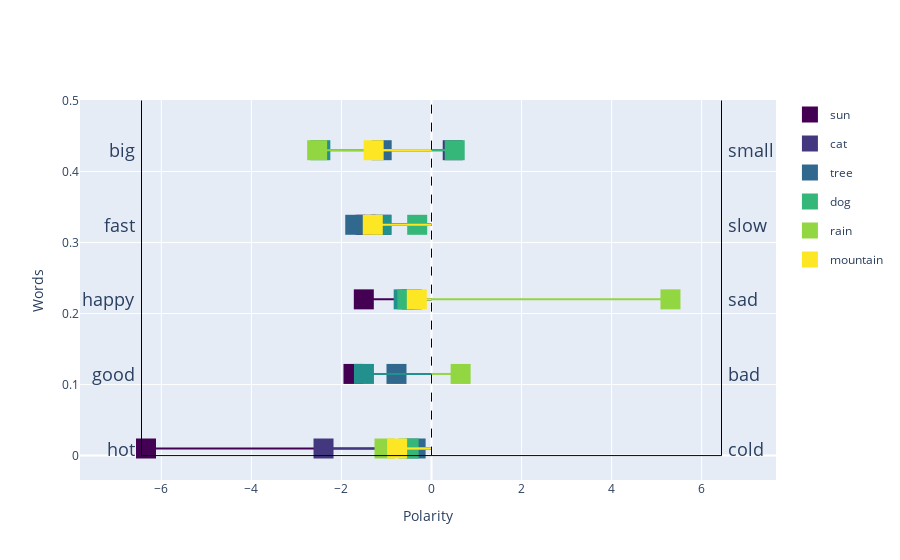
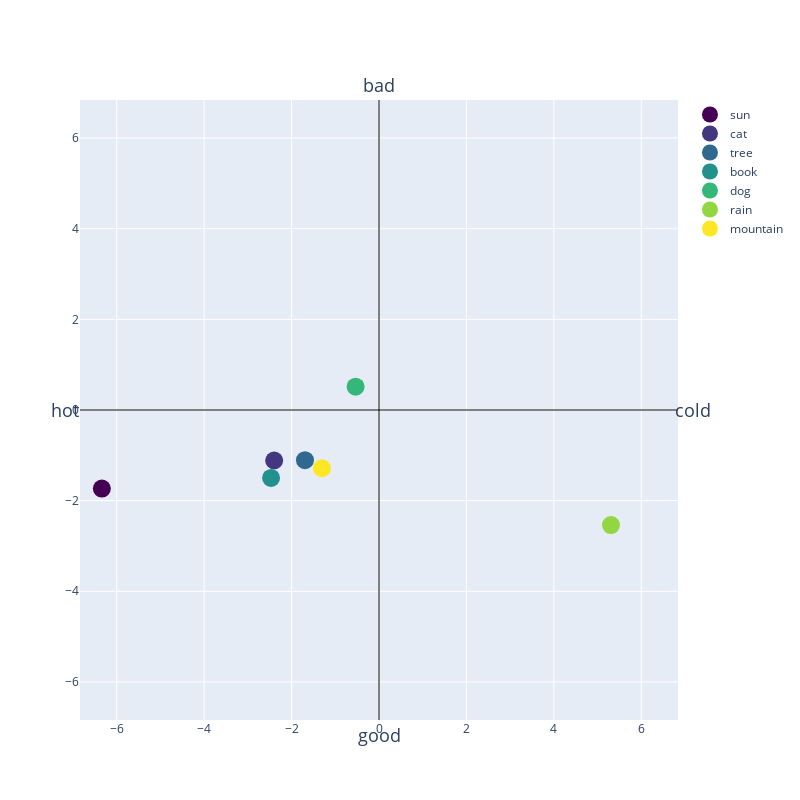
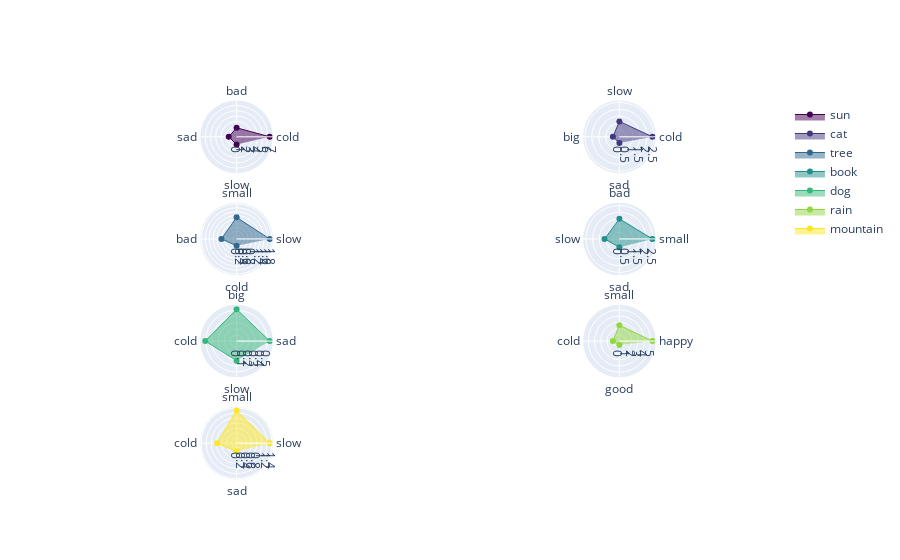

Notebook cell for these charts, in order:
### Code cell
plotter = PolarityPlotter() 
plotter.plot_word_polarity(words, polar_dimensions)
plotter.plot_word_polarity_2d(words, polar_dimensions)
plotter.plot_word_polarity_polar_fig(words, polar_dimensions)

### Figure 1 — Plotly figure (JSON) as saved in the notebook; plotly's stock layout.template omitted (floating-point values rounded to 4 significant figures)
{"data": [{"legendgroup": "sun", "marker": {"color": "rgb(68, 1, 84)", "size": 20, "symbol": "square"}, "mode": "markers", "name": "sun", "showlegend": true, "type": "scatter", "x": [-6.34], "y": [0.01]}, {"legendgroup": "sun", "line": {"color": "rgb(68, 1, 84)", "width": 2}, "mode": "lines", "showlegend": false, "type": "scatter", "x": [-6.34, 0], "y": [0.01, 0.01]}, {"legendgroup": "cat", "marker": {"color": "rgb(67, 56, 128)", "size": 20, "symbol": "square"}, "mode": "markers", "name": "cat", "showlegend": true, "type": "scatter", "x": [-2.398], "y": [0.01]}, {"legendgroup": "cat", "line": {"color": "rgb(67, 56, 128)", "width": 2}, "mode": "lines", "showlegend": false, "type": "scatter", "x": [-2.398, 0], "y": [0.01, 0.01]}, {"legendgroup": "tree", "marker": {"color": "rgb(49, 104, 142)", "size": 20, "symbol": "square"}, "mode": "markers", "name": "tree", "showlegend": true, "type": "scatter", "x": [-0.3525], "y": [0.01]}, {"legendgroup": "tree", "line": {"color": "rgb(49, 104, 142)", "width": 2}, "mode": "lines", "showlegend": false, "type": "scatter", "x": [-0.3525, 0], "y": [0.01, 0.01]}, {"legendgroup": "dog", "marker": {"color": "rgb(53, 183, 121)", "size": 20, "symbol": "square"}, "mode": "markers", "name": "dog", "showlegend": true, "type": "scatter", "x": [-0.5074], "y": [0.01]}, {"legendgroup": "dog", "line": {"color": "rgb(53, 183, 121)", "width": 2}, "mode": "lines", "showlegend": false, "type": "scatter", "x": [-0.5074, 0], "y": [0.01, 0.01]}, {"legendgroup": "rain", "marker": {"color": "rgb(146, 214, 65)", "size": 20, "symbol": "square"}, "mode": "markers", "name": "rain", "showlegend": true, "type": "scatter", "x": [-1.044], "y": [0.01]}, {"legendgroup": "rain", "line": {"color": "rgb(146, 214, 65)", "width": 2}, "mode": "lines", "showlegend": false, "type": "scatter", "x": [-1.044, 0], "y": [0.01, 0.01]}, {"legendgroup": "mountain", "marker": {"color": "rgb(253, 231, 37)", "size": 20, "symbol": "square"}, "mode": "markers", "name": "mountain", "showlegend": true, "type": "scatter", "x": [-0.7632], "y": [0.01]}, {"legendgroup": "mountain", "line": {"color": "rgb(253, 231, 37)", "width": 2}, "mode": "lines", "showlegend": false, "type": "scatter", "x": [-0.7632, 0], "y": [0.01, 0.01]}, {"legendgroup": "sun", "marker": {"color": "rgb(68, 1, 84)", "size": 20, "symbol": "square"}, "mode": "markers", "name": "sun", "showlegend": false, "type": "scatter", "x": [-1.733], "y": [0.115]}, {"legendgroup": "sun", "line": {"color": "rgb(68, 1, 84)", "width": 2}, "mode": "lines", "showlegend": false, "type": "scatter", "x": [-1.733, 0], "y": [0.115, 0.115]}, {"legendgroup": "tree", "marker": {"color": "rgb(49, 104, 142)", "size": 20, "symbol": "square"}, "mode": "markers", "name": "tree", "showlegend": false, "type": "scatter", "x": [-0.7774], "y": [0.115]}, {"legendgroup": "tree", "line": {"color": "rgb(49, 104, 142)", "width": 2}, "mode": "lines", "showlegend": false, "type": "scatter", "x": [-0.7774, 0], "y": [0.115, 0.115]}, {"legendgroup": "book", "marker": {"color": "rgb(34, 144, 140)", "size": 20, "symbol": "square"}, "mode": "markers", "name": "book", "showlegend": false, "type": "scatter", "x": [-1.5], "y": [0.115]}, {"legendgroup": "book", "line": {"color": "rgb(34, 144, 140)", "width": 2}, "mode": "lines", "showlegend": false, "type": "scatter", "x": [-1.5, 0], "y": [0.115, 0.115]}, {"legendgroup": "rain", "marker": {"color": "rgb(146, 214, 65)", "size": 20, "symbol": "square"}, "mode": "markers", "name": "rain", "showlegend": false, "type": "scatter", "x": [0.6469], "y": [0.115]}, {"legendgroup": "rain", "line": {"color": "rgb(146, 214, 65)", "width": 2}, "mode": "lines", "showlegend": false, "type": "scatter", "x": [0.6469, 0], "y": [0.115, 0.115]}, {"legendgroup": "sun", "marker": {"color": "rgb(68, 1, 84)", "size": 20, "symbol": "square"}, "mode": "markers", "name": "sun", "showlegend": false, "type": "scatter", "x": [-1.503], "y": [0.22]}, {"legendgroup": "sun", "line": {"color": "rgb(68, 1, 84)", "width": 2}, "mode": "lines", "showlegend": false, "type": "scatter", "x": [-1.503, 0], "y": [0.22, 0.22]}, {"legendgroup": "cat", "marker": {"color": "rgb(67, 56, 128)", "size": 20, "symbol": "square"}, "mode": "markers", "name": "cat", "showlegend": false, "type": "scatter", "x": [-0.4399], "y": [0.22]}, {"legendgroup": "cat", "line": {"color": "rgb(67, 56, 128)", "width": 2}, "mode": "lines", "showlegend": false, "type": "scatter", "x": [-0.4399, 0], "y": [0.22, 0.22]}, {"legendgroup": "book", "marker": {"color": "rgb(34, 144, 140)", "size": 20, "symbol": "square"}, "mode": "markers", "name": "book", "showlegend": false, "type": "scatter", "x": [-0.6177], "y": [0.22]}, {"legendgroup": "book", "line": {"color": "rgb(34, 144, 140)", "width": 2}, "mode": "lines", "showlegend": false, "type": "scatter", "x": [-0.6177, 0], "y": [0.22, 0.22]}, {"legendgroup": "dog", "marker": {"color": "rgb(53, 183, 121)", "size": 20, "symbol": "square"}, "mode": "markers", "name": "dog", "showlegend": false, "type": "scatter", "x": [-0.5356], "y": [0.22]}, {"legendgroup": "dog", "line": {"color": "rgb(53, 183, 121)", "width": 2}, "mode": "lines", "showlegend": false, "type": "scatter", "x": [-0.5356, 0], "y": [0.22, 0.22]}, {"legendgroup": "rain", "marker": {"color": "rgb(146, 214, 65)", "size": 20, "symbol": "square"}, "mode": "markers", "name": "rain", "showlegend": false, "type": "scatter", "x": [5.307], "y": [0.22]}, {"legendgroup": "rain", "line": {"color": "rgb(146, 214, 65)", "width": 2}, "mode": "lines", "showlegend": false, "type": "scatter", "x": [5.307, 0], "y": [0.22, 0.22]}, {"legendgroup": "mountain", "marker": {"color": "rgb(253, 231, 37)", "size": 20, "symbol": "square"}, "mode": "markers", "name": "mountain", "showlegend": false, "type": "scatter", "x": [-0.3259], "y": [0.22]}, {"legendgroup": "mountain", "line": {"color": "rgb(253, 231, 37)", "width": 2}, "mode": "lines", "showlegend": false, "type": "scatter", "x": [-0.3259, 0], "y": [0.22, 0.22]}, {"legendgroup": "sun", "marker": {"color": "rgb(68, 1, 84)", "size": 20, "symbol": "square"}, "mode": "markers", "name": "sun", "showlegend": false, "type": "scatter", "x": [-1.461], "y": [0.325]}, {"legendgroup": "sun", "line": {"color": "rgb(68, 1, 84)", "width": 2}, "mode": "lines", "showlegend": false, "type": "scatter", "x": [-1.461, 0], "y": [0.325, 0.325]}, {"legendgroup": "cat", "marker": {"color": "rgb(67, 56, 128)", "size": 20, "symbol": "square"}, "mode": "markers", "name": "cat", "showlegend": false, "type": "scatter", "x": [-1.114], "y": [0.325]}, {"legendgroup": "cat", "line": {"color": "rgb(67, 56, 128)", "width": 2}, "mode": "lines", "showlegend": false, "type": "scatter", "x": [-1.114, 0], "y": [0.325, 0.325]}, {"legendgroup": "tree", "marker": {"color": "rgb(49, 104, 142)", "size": 20, "symbol": "square"}, "mode": "markers", "name": "tree", "showlegend": false, "type": "scatter", "x": [-1.694], "y": [0.325]}, {"legendgroup": "tree", "line": {"color": "rgb(49, 104, 142)", "width": 2}, "mode": "lines", "showlegend": false, "type": "scatter", "x": [-1.694, 0], "y": [0.325, 0.325]}, {"legendgroup": "book", "marker": {"color": "rgb(34, 144, 140)", "size": 20, "symbol": "square"}, "mode": "markers", "name": "book", "showlegend": false, "type": "scatter", "x": [-1.112], "y": [0.325]}, {"legendgroup": "book", "line": {"color": "rgb(34, 144, 140)", "width": 2}, "mode": "lines", "showlegend": false, "type": "scatter", "x": [-1.112, 0], "y": [0.325, 0.325]}, {"legendgroup": "dog", "marker": {"color": "rgb(53, 183, 121)", "size": 20, "symbol": "square"}, "mode": "markers", "name": "dog", "showlegend": false, "type": "scatter", "x": [-0.3176], "y": [0.325]}, {"legendgroup": "dog", "line": {"color": "rgb(53, 183, 121)", "width": 2}, "mode": "lines", "showlegend": false, "type": "scatter", "x": [-0.3176, 0], "y": [0.325, 0.325]}, {"legendgroup": "mountain", "marker": {"color": "rgb(253, 231, 37)", "size": 20, "symbol": "square"}, "mode": "markers", "name": "mountain", "showlegend": false, "type": "scatter", "x": [-1.304], "y": [0.325]}, {"legendgroup": "mountain", "line": {"color": "rgb(253, 231, 37)", "width": 2}, "mode": "lines", "showlegend": false, "type": "scatter", "x": [-1.304, 0], "y": [0.325, 0.325]}, {"legendgroup": "cat", "marker": {"color": "rgb(67, 56, 128)", "size": 20, "symbol": "square"}, "mode": "markers", "name": "cat", "showlegend": false, "type": "scatter", "x": [0.4713], "y": [0.43]}, {"legendgroup": "cat", "line": {"color": "rgb(67, 56, 128)", "width": 2}, "mode": "lines", "showlegend": false, "type": "scatter", "x": [0.4713, 0], "y": [0.43, 0.43]}, {"legendgroup": "tree", "marker": {"color": "rgb(49, 104, 142)", "size": 20, "symbol": "square"}, "mode": "markers", "name": "tree", "showlegend": false, "type": "scatter", "x": [-1.106], "y": [0.43]}, {"legendgroup": "tree", "line": {"color": "rgb(49, 104, 142)", "width": 2}, "mode": "lines", "showlegend": false, "type": "scatter", "x": [-1.106, 0], "y": [0.43, 0.43]}, {"legendgroup": "book", "marker": {"color": "rgb(34, 144, 140)", "size": 20, "symbol": "square"}, "mode": "markers", "name": "book", "showlegend": false, "type": "scatter", "x": [-2.469], "y": [0.43]}, {"legendgroup": "book", "line": {"color": "rgb(34, 144, 140)", "width": 2}, "mode": "lines", "showlegend": false, "type": "scatter", "x": [-2.469, 0], "y": [0.43, 0.43]}, {"legendgroup": "dog", "marker": {"color": "rgb(53, 183, 121)", "size": 20, "symbol": "square"}, "mode": "markers", "name": "dog", "showlegend": false, "type": "scatter", "x": [0.5153], "y": [0.43]}, {"legendgroup": "dog", "line": {"color": "rgb(53, 183, 121)", "width": 2}, "mode": "lines", "showlegend": false, "type": "scatter", "x": [0.5153, 0], "y": [0.43, 0.43]}, {"legendgroup": "rain", "marker": {"color": "rgb(146, 214, 65)", "size": 20, "symbol": "square"}, "mode": "markers", "name": "rain", "showlegend": false, "type": "scatter", "x": [-2.539], "y": [0.43]}, {"legendgroup": "rain", "line": {"color": "rgb(146, 214, 65)", "width": 2}, "mode": "lines", "showlegend": false, "type": "scatter", "x": [-2.539, 0], "y": [0.43, 0.43]}, {"legendgroup": "mountain", "marker": {"color": "rgb(253, 231, 37)", "size": 20, "symbol": "square"}, "mode": "markers", "name": "mountain", "showlegend": false, "type": "scatter", "x": [-1.285], "y": [0.43]}, {"legendgroup": "mountain", "line": {"color": "rgb(253, 231, 37)", "width": 2}, "mode": "lines", "showlegend": false, "type": "scatter", "x": [-1.285, 0], "y": [0.43, 0.43]}], "layout": {"annotations": [{"font": {"size": 18}, "showarrow": false, "text": "hot", "x": -6.54, "xanchor": "right", "xref": "x", "y": 0.01, "yref": "y"}, {"font": {"size": 18}, "showarrow": false, "text": "cold", "x": 6.54, "xanchor": "left", "xref": "x", "y": 0.01, "yref": "y"}, {"font": {"size": 18}, "showarrow": false, "text": "good", "x": -6.54, "xanchor": "right", "xref": "x", "y": 0.115, "yref": "y"}, {"font": {"size": 18}, "showarrow": false, "text": "bad", "x": 6.54, "xanchor": "left", "xref": "x", "y": 0.115, "yref": "y"}, {"font": {"size": 18}, "showarrow": false, "text": "happy", "x": -6.54, "xanchor": "right", "xref": "x", "y": 0.22, "yref": "y"}, {"font": {"size": 18}, "showarrow": false, "text": "sad", "x": 6.54, "xanchor": "left", "xref": "x", "y": 0.22, "yref": "y"}, {"font": {"size": 18}, "showarrow": false, "text": "fast", "x": -6.54, "xanchor": "right", "xref": "x", "y": 0.325, "yref": "y"}, {"font": {"size": 18}, "showarrow": false, "text": "slow", "x": 6.54, "xanchor": "left", "xref": "x", "y": 0.325, "yref": "y"}, {"font": {"size": 18}, "showarrow": false, "text": "big", "x": -6.54, "xanchor": "right", "xref": "x", "y": 0.43, "yref": "y"}, {"font": {"size": 18}, "showarrow": false, "text": "small", "x": 6.54, "xanchor": "left", "xref": "x", "y": 0.43, "yref": "y"}], "shapes": [{"line": {"color": "black", "width": 1}, "type": "line", "x0": -6.44, "x1": 6.44, "y0": 0, "y1": 0}, {"line": {"color": "black", "width": 1}, "type": "line", "x0": -6.44, "x1": -6.44, "y0": 0, "y1": 0.5}, {"line": {"color": "black", "width": 1}, "type": "line", "x0": 6.44, "x1": 6.44, "y0": 0, "y1": 0.5}, {"line": {"color": "black", "dash": "dash", "width": 1}, "type": "line", "x0": 0, "x1": 0, "y0": 0, "y1": 0.5}], "xaxis": {"anchor": "y", "autorange": true, "domain": [0, 1], "range": [-6.44, 5.407], "title": {"text": "Polarity"}}, "yaxis": {"anchor": "x", "autorange": true, "domain": [0, 1], "title": {"text": "Words"}}}}

### Figure 2 — Plotly figure (JSON) as saved in the notebook; plotly's stock layout.template omitted (floating-point values rounded to 4 significant figures)
{"data": [{"marker": {"color": "rgb(68, 1, 84)", "size": 18}, "mode": "markers", "name": "sun", "type": "scatter", "x": [-6.34], "y": [-1.733]}, {"marker": {"color": "rgb(67, 56, 128)", "size": 18}, "mode": "markers", "name": "cat", "type": "scatter", "x": [-2.398], "y": [-1.114]}, {"marker": {"color": "rgb(49, 104, 142)", "size": 18}, "mode": "markers", "name": "tree", "type": "scatter", "x": [-1.694], "y": [-1.106]}, {"marker": {"color": "rgb(34, 144, 140)", "size": 18}, "mode": "markers", "name": "book", "type": "scatter", "x": [-2.469], "y": [-1.5]}, {"marker": {"color": "rgb(53, 183, 121)", "size": 18}, "mode": "markers", "name": "dog", "type": "scatter", "x": [-0.5356], "y": [0.5153]}, {"marker": {"color": "rgb(146, 214, 65)", "size": 18}, "mode": "markers", "name": "rain", "type": "scatter", "x": [5.307], "y": [-2.539]}, {"marker": {"color": "rgb(253, 231, 37)", "size": 18}, "mode": "markers", "name": "mountain", "type": "scatter", "x": [-1.304], "y": [-1.285]}], "layout": {"annotations": [{"font": {"size": 18}, "showarrow": false, "text": "hot", "x": -6.84, "xshift": -15, "y": 0}, {"font": {"size": 18}, "showarrow": false, "text": "cold", "x": 6.84, "xshift": 15, "y": 0}, {"font": {"size": 18}, "showarrow": false, "text": "good", "x": 0, "y": -6.84, "yshift": -15}, {"font": {"size": 18}, "showarrow": false, "text": "bad", "x": 0, "y": 6.84, "yshift": 15}], "height": 800, "shapes": [{"line": {"color": "black", "width": 1}, "type": "line", "x0": -6.84, "x1": 6.84, "y0": 0, "y1": 0}, {"line": {"color": "black", "width": 1}, "type": "line", "x0": 0, "x1": 0, "y0": -6.84, "y1": 6.84}], "width": 800, "xaxis": {"range": [-6.84, 6.84]}, "yaxis": {"range": [-6.84, 6.84]}}}

### Figure 3 — Plotly figure (JSON) as saved in the notebook; plotly's stock layout.template omitted (floating-point values rounded to 4 significant figures)
{"data": [{"fill": "toself", "line": {"color": "rgb(68, 1, 84)", "width": 1}, "name": "sun", "r": [6.34, 1.733, 1.503, 1.461], "subplot": "polar", "theta": ["cold", "bad", "sad", "slow"], "type": "scatterpolar"}, {"fill": "toself", "line": {"color": "rgb(67, 56, 128)", "width": 1}, "name": "cat", "r": [2.398, 1.114, 0.4713, 0.4399], "subplot": "polar2", "theta": ["cold", "slow", "big", "sad"], "type": "scatterpolar"}, {"fill": "toself", "line": {"color": "rgb(49, 104, 142)", "width": 1}, "name": "tree", "r": [1.694, 1.106, 0.7774, 0.3525], "subplot": "polar3", "theta": ["slow", "small", "bad", "cold"], "type": "scatterpolar"}, {"fill": "toself", "line": {"color": "rgb(34, 144, 140)", "width": 1}, "name": "book", "r": [2.469, 1.5, 1.112, 0.6177], "subplot": "polar4", "theta": ["small", "bad", "slow", "sad"], "type": "scatterpolar"}, {"fill": "toself", "line": {"color": "rgb(53, 183, 121)", "width": 1}, "name": "dog", "r": [0.5356, 0.5153, 0.5074, 0.3176], "subplot": "polar5", "theta": ["sad", "big", "cold", "slow"], "type": "scatterpolar"}, {"fill": "toself", "line": {"color": "rgb(146, 214, 65)", "width": 1}, "name": "rain", "r": [5.307, 2.539, 1.044, 0.6469], "subplot": "polar6", "theta": ["happy", "small", "cold", "good"], "type": "scatterpolar"}, {"fill": "toself", "line": {"color": "rgb(253, 231, 37)", "width": 1}, "name": "mountain", "r": [1.304, 1.285, 0.7632, 0.3259], "subplot": "polar7", "theta": ["slow", "small", "cold", "sad"], "type": "scatterpolar"}], "layout": {"polar": {"domain": {"x": [0, 0.45], "y": [0.8063, 1]}}, "polar2": {"domain": {"x": [0.55, 1], "y": [0.8063, 1]}}, "polar3": {"domain": {"x": [0, 0.45], "y": [0.5375, 0.7312]}}, "polar4": {"domain": {"x": [0.55, 1], "y": [0.5375, 0.7312]}}, "polar5": {"domain": {"x": [0, 0.45], "y": [0.2687, 0.4625]}}, "polar6": {"domain": {"x": [0.55, 1], "y": [0.2687, 0.4625]}}, "polar7": {"domain": {"x": [0, 0.45], "y": [0, 0.1938]}}, "polar8": {"domain": {"x": [0.55, 1], "y": [0, 0.1938]}}}}
